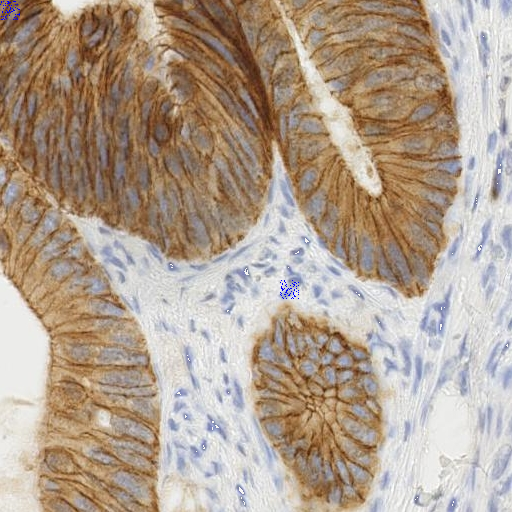
#> input picture archive/visuals/real_excluded_lung.png, 512 x 512 px; its folder holds only this picture in this run
$ python -i batch_polarization_triage_normal.py   (imports and definitions only)
#> lines starting #> are read from the running program, lines starting #| are printed output that depends on the picture; after the words box and inside, x2 and y2 are one past the last pixel; in counts of white or black regions, pixels touching at a corner belong together
#> further down, picture is the input picture: shape (512, 512, 3); mean B, G, R 144.1, 159.8, 177.2
import os
import cv2
import numpy as np
import pandas as pd
from calculate_polarization_index import calculate_synaptic_score

DATA_DIR = "lc25000_data/lung_colon_image_set/lung_image_sets/lung_n"
OUTPUT_CSV = "normal_polarization_detailed.csv"

def massive_solid_segment(img):
    gray = cv2.cvtColor(img, cv2.COLOR_BGR2GRAY)
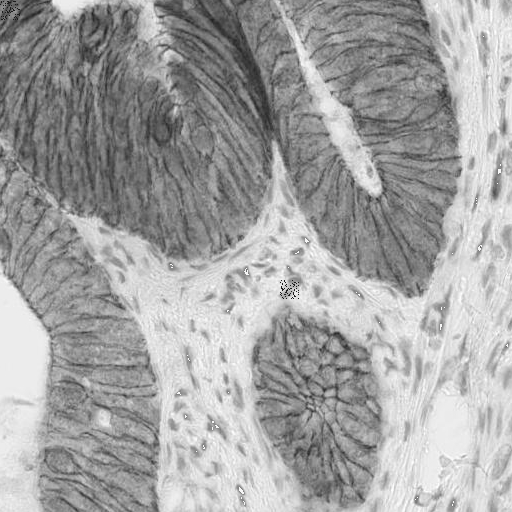
#> gray: shape (512, 512); min 29, max 255, mean 163.2

    # 1. Target Mask: Higher threshold + Heavy Morphology
    _, thresh = cv2.threshold(gray, 180, 255, cv2.THRESH_BINARY)
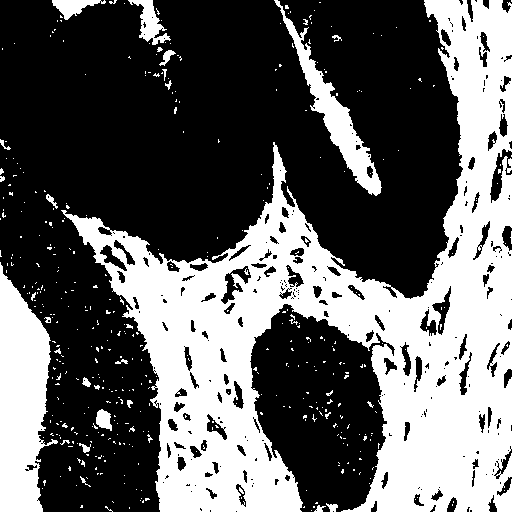
#> thresh: shape (512, 512); 38.3% white; 446 white regions (419 under 20 px), largest, box (x1, y1, x2, y2) and area: (61, 0, 512, 512) 83437, (0, 262, 58, 512) 9430, (274, 0, 382, 196) 3595

    # Close the gaps to find large, continuous regions
    kernel = np.ones((30,30), np.uint8)
    closing = cv2.morphologyEx(thresh, cv2.MORPH_CLOSE, kernel)
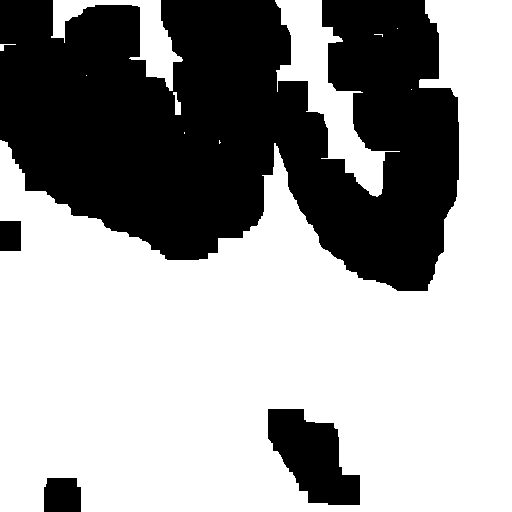
#> closing: shape (512, 512); 61.5% white; 4 black regions, box (x1, y1, x2, y2) and area: (0, 0, 459, 291) 93779, (268, 409, 360, 505) 5435, (44, 478, 81, 512) 1198, (0, 221, 21, 251) 630

    num_labels, labels, stats, _ = cv2.connectedComponentsWithStats(closing)
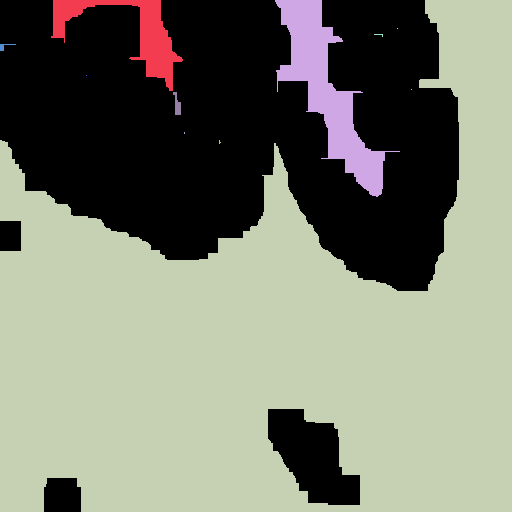
#> labels: shape (512, 512) int32; 12 distinct labels, from 0 to 11; one colour per label, 0 black
#> num_labels = 12; stats = [[0, 0, 459, 512, 101042], [51, 0, 132, 91, 3353], [275, 0, 125, 197, 7457], [0, 0, 512, 512, 150125], [397, 28, 1, 1, 1], [374, 34, 9, 3, 11], [0, 44, 16, 7, 40], [86, 75, 1, 1, 1], [411, 89, 1, 1, 1], [173, 92, 8, 23, 106], [184, 132, 1, 2, 2], [219, 140, 2, 4, 5]]
    mass_mask = np.zeros_like(closing)

    # Only keep targets that are truly massive (Tumor Nests/Large Vessels)
    # 30,000 pixels is the threshold for 'Solid Tissue' vs 'Air Space scaffolding'
    for i in range(1, num_labels):
        if stats[i, cv2.CC_STAT_AREA] > 30000:
            mass_mask[labels == i] = 255
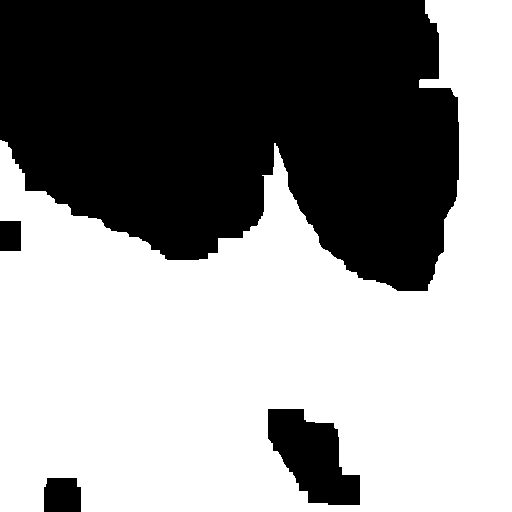
#> mass_mask: shape (512, 512); 57.3% white; 4 black regions, box (x1, y1, x2, y2) and area: (0, 0, 459, 291) 104756, (268, 409, 360, 505) 5435, (44, 478, 81, 512) 1198, (0, 221, 21, 251) 630

    # 2. T-Cell Mask
    _, t_cell_mask = cv2.threshold(gray, 80, 255, cv2.THRESH_BINARY_INV)
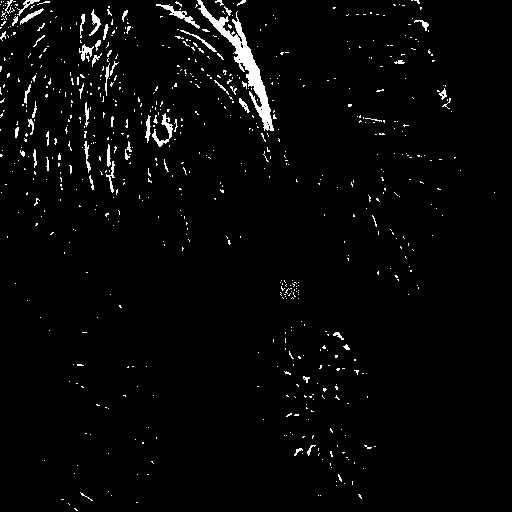
#> t_cell_mask: shape (512, 512); 2.7% white; 695 white regions (639 under 20 px), largest, box (x1, y1, x2, y2) and area: (197, 0, 274, 131) 1712, (156, 4, 200, 29) 220, (152, 113, 173, 147) 210

    return t_cell_mask, mass_mask

results = []
# [1 line that did not run here, left out]
# [22 lines not run here, left out]

>>> import cv2
>>> picture = cv2.imread('visuals/real_excluded_lung.png')
>>> result = massive_solid_segment(picture)
